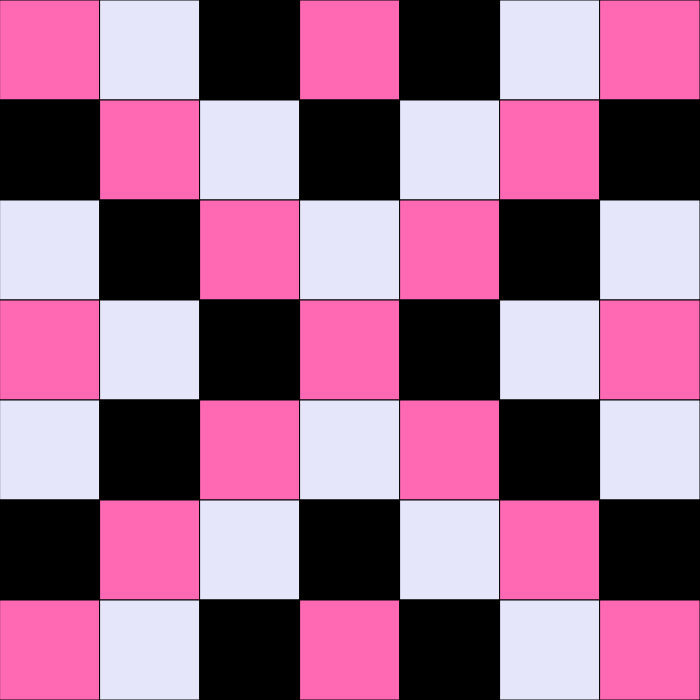
Frame 1 (no input)
Frame 2 (the mouse pressed at the canvas centre, redrawn once): identical to frame 1, image omitted

The p5.js sketch that drew this single still picture (run headless with seeded random() and noise() and a simulated clock; the mouse was pressed at the canvas centre and the sketch redrawn once):

// p5.js sketch
// ── sketch.js
function setup() {
  createCanvas(700, 700);
  noLoop();
}
function draw() {
  background(220);
  angleMode(DEGREES);

//I choose this specific quilt design because it looked really unique the X cross shape pattern. It was very fun messing around with the different patterns and being creative. I found a few different quilt patterns that were a little bit similar to this for inspiration.

    //quilt colors
  const colors = ['hotpink', 'lavender', 'black'];
  const letters = ['A', 'B', 'C'];


  // quilt pattern
  const pattern = [
    ['A', 'B', 'C', 'A', 'C', 'B', 'A'],
    ['C', 'A', 'B', 'C', 'B', 'A', 'C'],
    ['B', 'C', 'A', 'B', 'A', 'C', 'B'],
    ['A', 'B', 'C', 'A', 'C', 'B', 'A'],
    ['B', 'C', 'A', 'B', 'A', 'C', 'B'],
    ['C', 'A', 'B', 'C', 'B', 'A', 'C'],
    ['A', 'B', 'C', 'A', 'C', 'B', 'A']
       ];

  const numRows = pattern.length;
  const numCols = pattern.length;

  const blockWidth = width/numCols;
  const blockHeight = height/numRows;

  for (let row = 0; row < numRows; row++) {
    for (let col = 0; col < numCols; col++) {
      const letter = pattern[row][col];

      const index = letters.indexOf(letter);
      const color = colors[index];

      push();

      translate(col * blockWidth, row * blockHeight);
      fill(color);
      rect(0, 0, blockWidth, blockHeight);

      pop();
    }
     }
}
